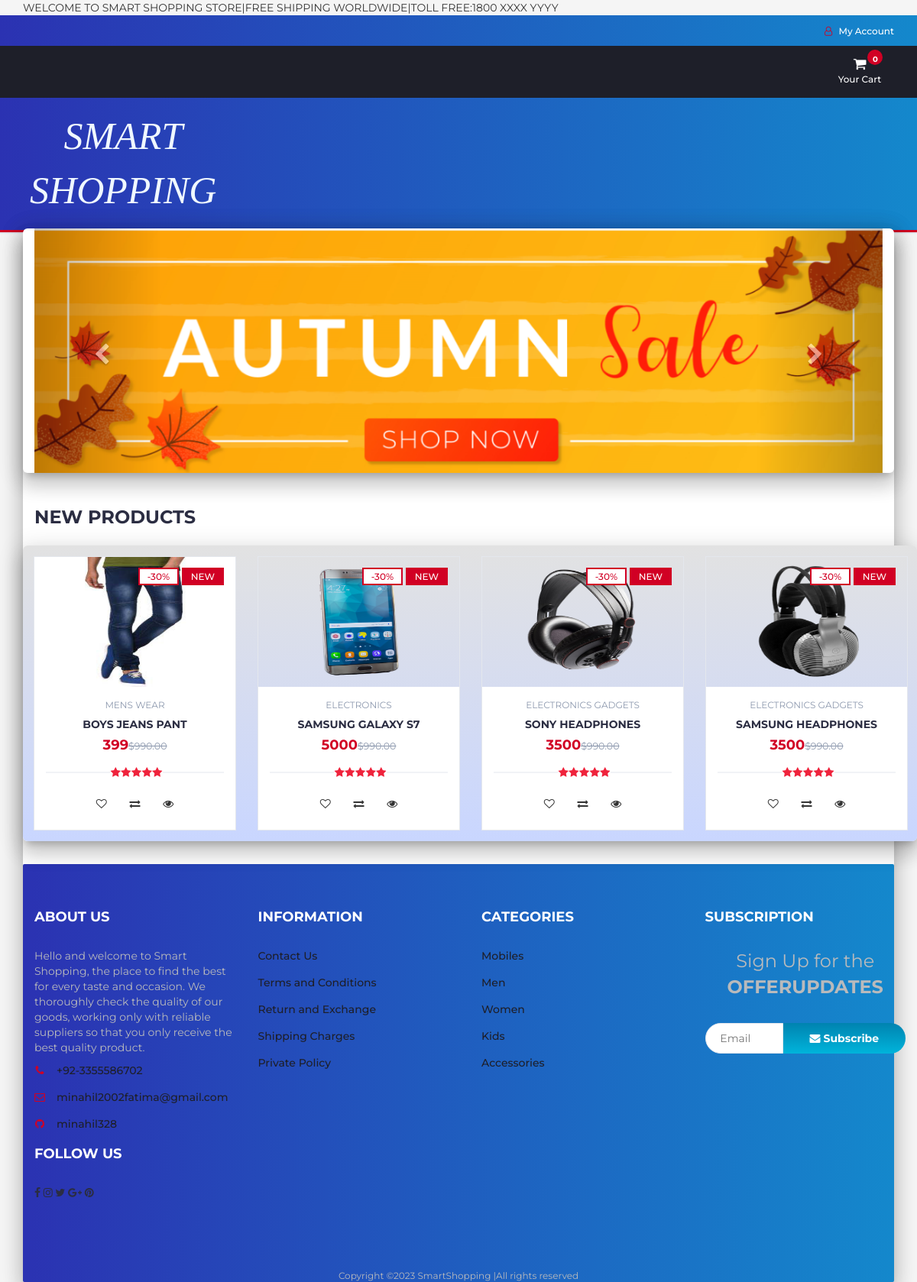
The page / on the database its author committed.
### tables this page shows
CREATE TABLE `products` (
  `product_id` int(100) NOT NULL,
  `product_cat` int(100) NOT NULL,
  `product_brand` int(100) NOT NULL,
  `product_title` varchar(255) NOT NULL,
  `product_price` int(100) NOT NULL,
  `product_desc` text NOT NULL,
  `product_image` text NOT NULL,
  `product_keywords` text NOT NULL
);

CREATE TABLE `categories` (
  `cat_id` int(100) NOT NULL,
  `cat_title` text NOT NULL
);

### index.php (called while the page is built)
<?php
include "header.php";
include "body.php";
include "footer.php";
?>

### body.php (the view, shortened to what this page needs)
   <div class="main main-raised">
        <div class="container mainn-raised" style="width:100%;">
  <div id="myCarousel" class="carousel slide" data-ride="carousel">
    <div class="carousel-inner">
      <div class="item active">
        <img src="img/s5.png" alt="Los Angeles" style="width: 100%;">
      </div>
    </div>
    <a class="left carousel-control _26sdfg" href="#myCarousel" data-slide="prev">
      <span class="glyphicon glyphicon-chevron-left"></span>
    </a>
    <a class="right carousel-control _26sdfg" href="#myCarousel" data-slide="next">
      <span class="glyphicon glyphicon-chevron-right"></span>
    </a>
  </div>
</div>
		<div class="section">
			<div class="container">
				<div class="row">
					<div class="col-md-12">
						<div class="section-title">
							<h3 class="title">New Products</h3>
						</div>
					</div>
					<div class="col-md-12 mainn mainn-raised">
						<div class="row">
							<div class="products-tabs">
								<div id="tab1" class="tab-pane active">
									<div class="products-slick" data-nav="#slick-nav-1" >
									<?php
                    include 'db.php';
					$product_query = "SELECT * FROM products,categories WHERE product_cat=cat_id AND product_id BETWEEN 70 AND 75";
                $run_query = mysqli_query($con,$product_query);
                if(mysqli_num_rows($run_query) > 0){
                    while($row = mysqli_fetch_array($run_query)){
                        $pro_id    = $row['product_id'];
                        $pro_title = $row['product_title'];
                        $pro_price = $row['product_price'];
                        $pro_image = $row['product_image'];
                        $cat_name = $row["cat_title"];
                        echo "
								<div class='product'>
									<a href='product.php?p=$pro_id'><div class='product-img'>
										<img src='product_images/$pro_image' style='max-height: 170px;' alt=''>
										<div class='product-label'>
											<span class='sale'>-30%</span>
											<span class='new'>NEW</span>
										</div>
									</div></a>
									<div class='product-body'>
										<p class='product-category'>$cat_name</p>
										<h3 class='product-name header-cart-item-name'><a href='product.php?p=$pro_id'>$pro_title</a></h3>
										<h4 class='product-price header-cart-item-info'>$pro_price<del class='product-old-price'>$990.00</del></h4>
										<div class='product-rating'>
											<i class='fa fa-star'></i>
											<i class='fa fa-star'></i>
											<i class='fa fa-star'></i>
											<i class='fa fa-star'></i>
											<i class='fa fa-star'></i>
										</div>
										<div class='product-btns'>
											<button class='add-to-wishlist'><i class='fa fa-heart-o'></i><span class='tooltipp'>add to wishlist</span></button>
											<button class='add-to-compare'><i class='fa fa-exchange'></i><span class='tooltipp'>add to compare</span></button>
											<button class='quick-view'><i class='fa fa-eye'></i><span class='tooltipp'>quick view</span></button>
										</div>
									</div>
									<div class='add-to-cart'>
										<button pid='$pro_id' id='product' class='add-to-cart-btn block2-btn-towishlist' href='#'><i class='fa fa-shopping-cart'></i> add to cart</button>
									</div>
								</div>
			";
		}
}
?>
									</div>
							</div>
						</div>
					</div>
				</div>
			</div>
		</div>
</div>

### header.php (shortened to what this page needs)
<!DOCTYPE html>
<html lang="en">
	<head>
		<link type="text/css" rel="stylesheet" href="css/bootstrap.min.css"/>
		<link type="text/css" rel="stylesheet" href="css/slick.css"/>
		<link type="text/css" rel="stylesheet" href="css/slick-theme.css"/>
		<link type="text/css" rel="stylesheet" href="css/nouislider.min.css"/>
		<link rel="stylesheet" href="css/font-awesome.min.css">
		<link type="text/css" rel="stylesheet" href="css/style.css"/>
		<link type="text/css" rel="stylesheet" href="css/accountbtn.css"/>
    </head>
	<body id="body">
		<header>
				<div class="container">
				<marquee direction="right"
        behavior="alternate"
        style="text-color:black;">
		WELCOME TO SMART SHOPPING STORE|FREE SHIPPING WORLDWIDE|TOLL FREE:1800 XXXX YYYY
    </marquee>
</div>
			<div id="top-header">
				<div class="container">
					<ul class="header-links pull-right">
						<li><?php
                             include "db.php";
                            if(isset($_SESSION["uid"])){
                                $sql = "SELECT first_name FROM user_info WHERE user_id='$_SESSION[uid]'";
                                $query = mysqli_query($con,$sql);
                                $row=mysqli_fetch_array($query);
                                echo '
                               <div class="dropdownn">
                                  <a href="#" class="dropdownn" data-toggle="modal" data-target="#myModal" ><i class="fa fa-user-o"></i> HI '.$row["first_name"].'</a>
                                  <div class="dropdownn-content">
                                    <a href="" data-toggle="modal" data-target="#profile"><i class="fa fa-user-circle" aria-hidden="true" ></i>My Profile</a>
                                    <a href="logout.php"  ><i class="fa fa-sign-in" aria-hidden="true"></i>Log out</a>
                                  </div>
                                </div>
								';
                            }else{
                                echo '
                                <div class="dropdownn">
                                  <a href="#" class="dropdownn" data-toggle="modal" data-target="#myModal" ><i class="fa fa-user-o"></i> My Account</a>
								  <div class="dropdownn-content">
								  	<a href="admin/login.php" ><i class="fa fa-user" aria-hidden="true" ></i>Admin</a>
                                    <a href="" data-toggle="modal" data-target="#Modal_login"><i class="fa fa-sign-in" aria-hidden="true" ></i>Login</a>
                                    <a href="" data-toggle="modal" data-target="#Modal_register"><i class="fa fa-user-plus" aria-hidden="true"></i>Register</a>
                                  </div>
                                </div>';
                            }
                                             ?>
                                </li>
					</ul>
				</div>
			</div>
			<div id="top-header1">
				<div class="container">
									<div class="header-ctn">
										<div class="dropdown">
											<a class="dropdown-toggle" data-toggle="dropdown" aria-expanded="true">
												<i class="fa fa-shopping-cart"></i>
												<span>Your Cart</span>
												<div class="badge qty">0</div>
											</a>
											</div>
									</div>
								</div>
						</div>
			<div id="header">
				<div class="container">
					<div class="row">
						<div class="col-md-3">
							<div class="header-logo">
								<a href="#" class="logo">
								<font style="font-style:italic; font-size: 50px;color: aliceblue;font-family: Fantasy">
                                   SMART SHOPPING
							</font>
								</a>
							</div>
						</div>
					</div>
				</div>
			</div>
		</header>

### footer.php (shortened to what this page needs)
<footer id="footer">
			<div class="section">
				<div class="container">
					<div class="row">
						<div class="col-md-3 col-xs-6">
							<div class="footer">
								<h3 class="footer-title">About Us</h3>
								<p>Hello and welcome to Smart Shopping, the place to find the best for every taste and occasion. We thoroughly check the quality of our goods, working only with reliable suppliers so that you only receive the best quality product.</p>
								<ul class="footer-links">
									<li><a href="#"><i class="fa fa-phone"></i>+92-3355586702</a></li>
									<li><a href="#"><i class="fa fa-envelope-o"></i>minahil2002fatima@gmail.com</a></li>
									<li><a href="https://github.com/minahil328"><i class="fa fa-github" aria-hidden="true"></i>minahil328</a></li>
									<br>
									<h3 class="footer-title">Follow Us</h3>
									<a href="#"><i class="fa fa-facebook"></i></a>
									<a href="#"><i class="fa fa-instagram"></i></a>
									<a href="#"><i class="fa fa-twitter"></i></a>
									<a href="#"><i class="fa fa-google-plus"></i></a>
									<a href="#"><i class="fa fa-pinterest"></i></a>
								</ul>
							</div>
						</div>
						<div class="col-md-3 col-xs-6">
							<div class="footer">
								<h3 class="footer-title">Information</h3>
								<ul class="footer-links">
									<li><a href="#">Contact Us</a></li>
									<li><a href="#">Terms and Conditions</a></li>
									<li><a href="#">Return and Exchange</a></li>
									<li><a href="#">Shipping Charges</a></li>
									<li><a href="#">Private Policy</a></li>
								</ul>
							</div>
						</div>
						<div class="col-md-3 col-xs-6">
							<div class="footer">
								<h3 class="footer-title">Categories</h3>
								<ul class="footer-links">
									<li><a href="#">Mobiles</a></li>
									<li><a href="#">Men</a></li>
									<li><a href="#">Women</a></li>
									<li><a href="#">Kids</a></li>
									<li><a href="#">Accessories</a></li>
								</ul>
							</div>
						</div>
					<div class="col-md-3">
					<div class="footer">
					<h3 class="footer-title"> Subscription</h3>
						<div class="newsletter">
							<p>Sign Up for the <strong>OFFERUPDATES</strong></p>
							<form id="offer_form" onsubmit="return false">
								<input class="input" type="email" id="email" name="email" placeholder=" Email">
								<button class="newsletter-btn" value="Sign Up" name="signup_button" type="submit"><i class="fa fa-envelope"></i> Subscribe</button>
							</form>
						</div>
					</div>
			</div>
					</div>
				</div>
			</div>
			<center>
			<span class="copyright" >
								Copyright &copy;<script>document.write(new Date().getFullYear());</script> SmartShopping |All rights reserved
							</span>
</center>
		</footer>

### css/accountbtn.css (style rules this page uses)
.dropdownn { position: relative; display: inline-block; }

### header.php (style rules this page uses)
#body { background: whitesmoke ; }
#header { background: #1488CC; background: -webkit-linear-gradient(to right, #2B32B2, #1488CC); background: linear-gradient(to right, #2B32B2, #1488CC); }
#top-header { background: #1488CC; background: -webkit-linear-gradient(to right, #2B32B2, #1488CC); background: linear-gradient(to right, #2B32B2, #1488CC); }
#top-header1 { background-color: #1E1F29; }
#footer { background: #1488CC; background: -webkit-linear-gradient(to right, #2B32B2, #1488CC); background: linear-gradient(to right, #2B32B2, #1488CC); }
.footer-links li a { color: #1E1F29; }
.mainn-raised { margin: -7px 0px 0px; border-radius: 6px; box-shadow: 0 16px 24px 2px rgba(0, 0, 0, 0.14), 0 6px 30px 5px rgba(0, 0, 0, 0.12), 0 8px 10px -5px rgba(0, 0, 0, 0.2); }
.glyphicon { display: inline-block; font: normal normal normal 14px/1 FontAwesome; font-size: inherit; text-rendering: auto; -webkit-font-smoothing: antialiased; -moz-osx-font-smoothing: grayscale; }
.glyphicon-chevron-left:before { content:"\f053" }
.glyphicon-chevron-right:before { content:"\f054" }

### rows shown on the page
products: product_image (picture), categories.cat_title "MENS WEAR", product_title "BOYS JEANS PANT", product_price "399"
products: product_image (picture), categories.cat_title "ELECTRONICS", product_title "SAMSUNG GALAXY S7", product_price "5000"
products: product_image (picture), categories.cat_title "ELECTRONICS GADGETS", product_title "SONY HEADPHONES", product_price "3500"
products: product_image (picture), categories.cat_title "ELECTRONICS GADGETS", product_title "SAMSUNG HEADPHONES", product_price "3500"
